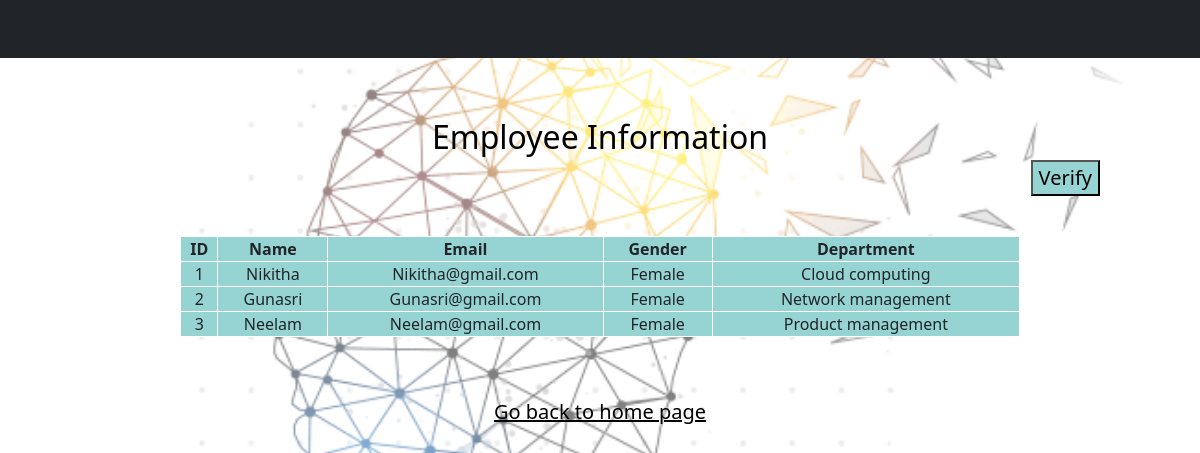
/view, run on the app's committed database.
### tables this page shows
CREATE TABLE Employees(id INTEGER PRIMARY KEY AUTOINCREMENT, name TEXT NOT NULL, email TEXT UNIQUE NOT NULL,gender TEXT NOT NULL, department TEXT NOT NULL);

### CRUD.py (the view)
@app.route("/view")
def view():
    con = sqlite3.connect("emp.db")
    con.row_factory = sqlite3.Row
    cur = con.cursor()
    cur.execute("select * from Employees")
    rows = cur.fetchall()
    return render_template("view.html",rows = rows)

### templates/view.html (shortened to what this page needs)
<html>
<head>
    <link href="https://cdn.jsdelivr.net/npm/bootstrap@5.0.2/dist/css/bootstrap.min.css" rel="stylesheet">
</head>
<body align="center" topmargin="200px" style="font-size: 20px;">
<nav class="navbar navbar-light bg-dark py-4">
  <div class="container-fluid">
  </div>
</nav>
<form action="{{ url_for('viewed')}}" method="post" style="position: absolute; top: 160px;right: 100px;">
       <input type="submit"  value="Verify" style="background-color:#96d4d4;">
    </form>
<h2 style="color:black";>Employee Information</h2>
<table style="text-align:center;">
    <thead style="font-weight:bold;">
        <td >ID</td>
        <td >Name</td>
        <td >Email</td>
        <td >Gender</td>
        <td >Department</td>
    </thead>
    {% for row in rows %}
        <tr>
            <td>{{row["id"]}}</td>
            <td>{{row["name"]}}</td>
            <td>{{row["email"]}}</td>
            <td>{{row["gender"]}}</td>
            <td>{{row["department"]}}</td>
        </tr>
    {% endfor %}
</table>
<br><br>
<a style="color:black"; href="/home">Go back to home page</a>
</body>
</html>

### data on the page
Employees: id "1", name "Nikitha", email "Nikitha@gmail.com", gender "Female", department "Cloud computing"
Employees: id "2", name "Gunasri", email "Gunasri@gmail.com", gender "Female", department "Network management"
Employees: id "3", name "Neelam", email "Neelam@gmail.com", gender "Female", department "Product management"
